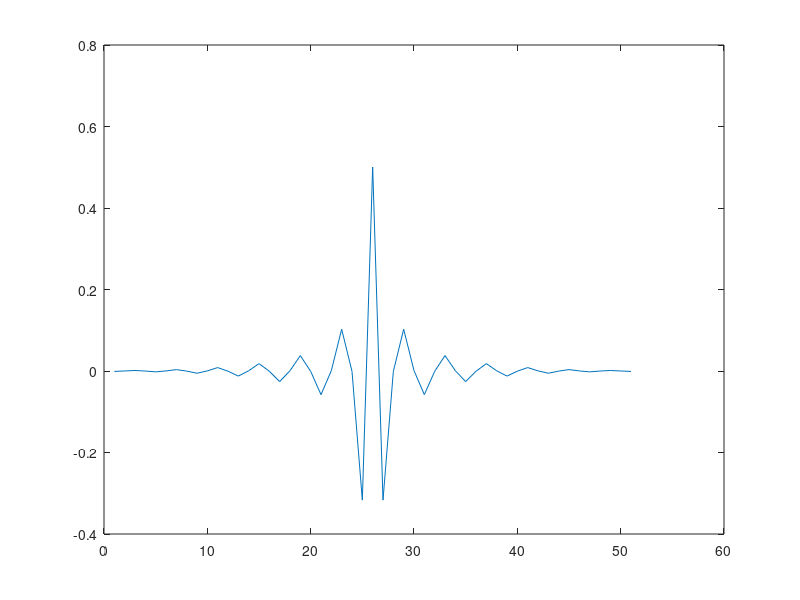
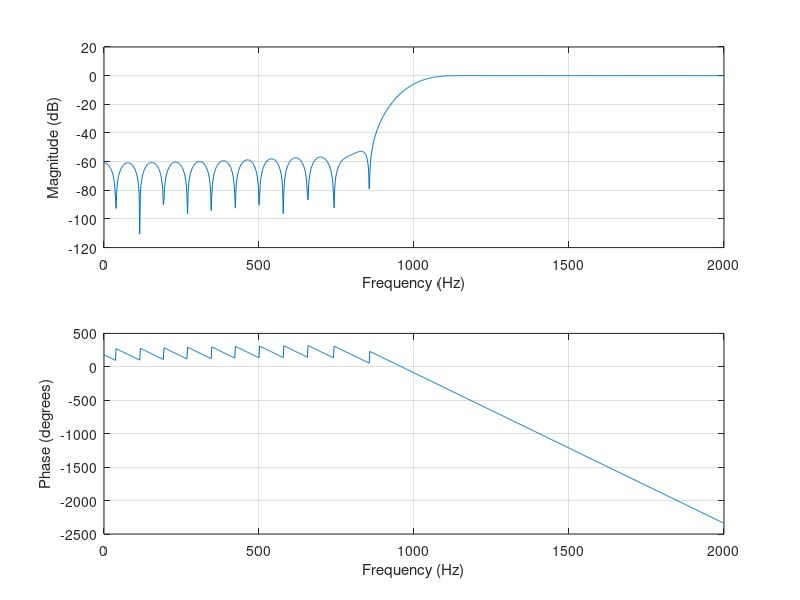

The MATLAB source for these figures, in order:
clc
close all
clear all
N=50;
fs=4000;
fc=1000;
wc=fc/(fs/2);
h=fir1(N,wc,'high',hamming(N+1));
figure(5);
plot(h);
figure(6);
freqz(h,1,1024,fs);